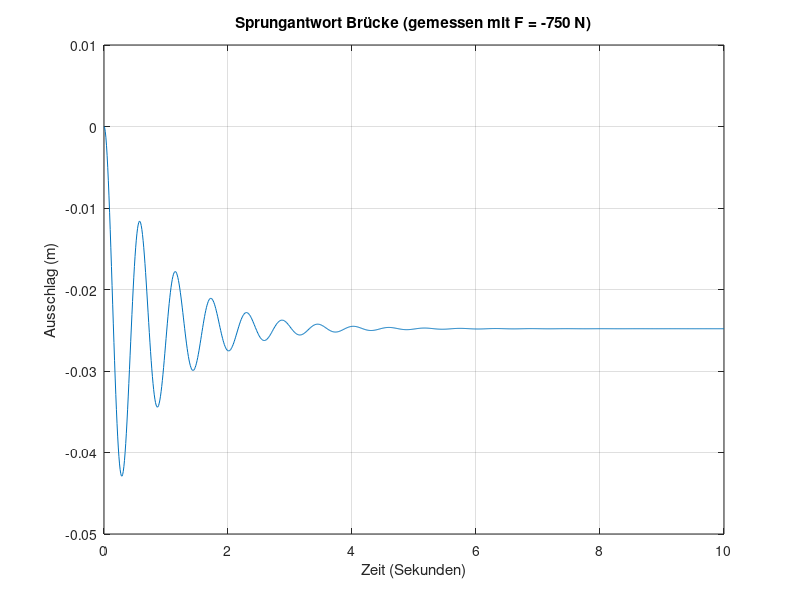
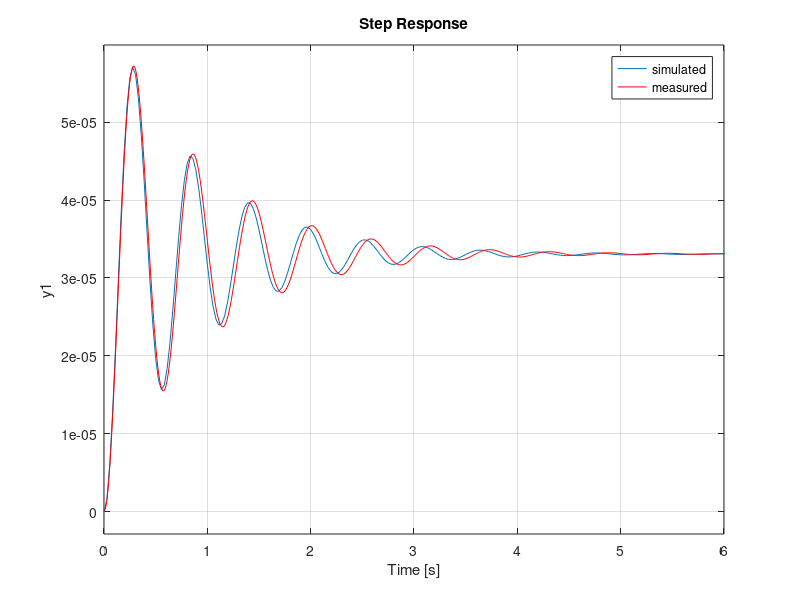
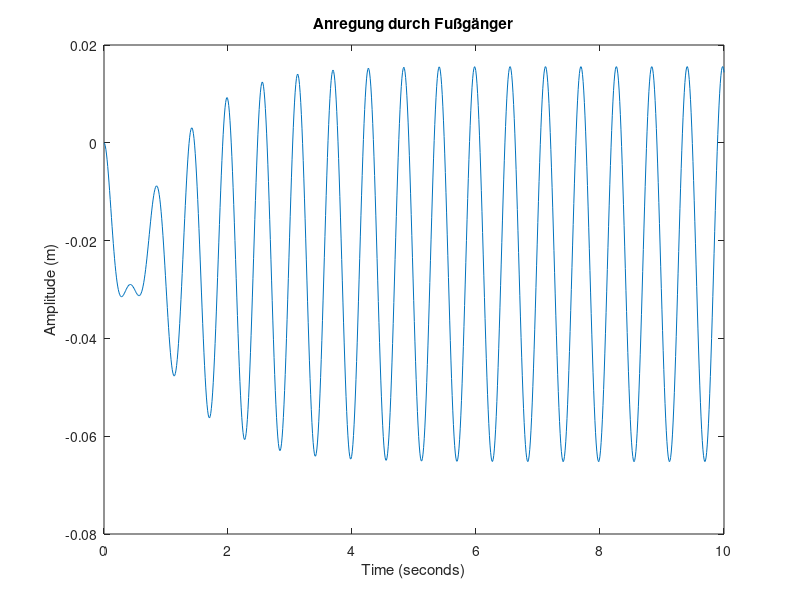

MATLAB code for these plots, in order: (Note: this script raises an error after producing the figures.)
%% MSP1 Labortermin 3 und 4 - 14.12.2014

%% Aufgabe 1 - Systemidentifikation
% y(t) ist Springantowrt auf u(t) = u0 * sigma(t)
% u0 = -750 N
clc; clear all; close all;

load('bruecke_sprung.mat', '-mat');
u0 = -750;

plot(t, y);
grid on;
title('Sprungantwort Brücke (gemessen mit F = -750 N)');
xlabel('Zeit (Sekunden)');
ylabel('Ausschlag (m)');

t1 = 0.29;
t2 = 0.57;
t3 = 0.861;
y1 = -0.0430/u0;
y2 = -0.0116/u0;
Kp = -0.0248/u0;

Delta_1 = Kp-y1;
Delta_2 = y2-Kp;

T_e = 2*(t2-t1);
omega_e = pi/(t2-t1);

Theta = log(Delta_1/Delta_2);
d = sqrt(Theta^2 / (Theta^2+pi^2) );

omega_0 = (Theta*2) / (T_e*d);

mB = 1/(omega_0^2*Kp);
rB = 2*d/(omega_0*Kp);
kB = 1/Kp;

% Eigenfrequenz der Brücke: omega_0 = 11,28 Hz
%% Aufgabe 2 - Analyse des Schwingverhaltens
sys_B = tf(1,[mB rB kB]);

%% 2a) Vergleich Theorie - gemessene Werte
figure;
step(sys_B);
hold;
plot(t, y/u0, '-r');
legend('simulated', 'measured');

% Die Parameter des Systems passen mit ausreichender Genauigkeit.

%% 2b) Anregung durch Fußgänger
u0 = -750;
u_A = 250;
f = 1.75;
u = u0 + u_A * sin(2*pi*f*t);

[y_ped t] = lsim(sys_B, u, t);
figure;
plot(t, y_ped);
title('Anregung durch Fußgänger');
xlabel('Time (seconds)');
ylabel('Amplitude (m)');

% Anregung des Systems mit einem Fußgänger:
% Einschwingzeit:  ca. 4,5 Sekunden
% Amplitude:       0,04 m

%% 2c) Amplitudengang

[H_orig, w_out] = freqresp(sys_B);
H = squeeze(H_orig);
Amp = abs(H);
plot(w_out, Amp);
title('Amplitudengang');
xlabel('Frequenz omega');
ylabel('Amplitude (m)');

y_max = 1.643e-4;
y_stat = Kp;

ResFaktor = y_max / y_stat;

% Die Resonanzüberhöhung beträgt ca. 5.

%% 3 - Schwingungstilger

% Parameter der Brücke siehe Aufgabe 1

% 3c) Test des Tilgers
close all;
dT = 0.1;   % in Aufgabe gegeben
mT = 25;    % in Aufgabe gegeben

kT = mT * omega_0^2;
rT = 2*dT*kT/omega_0;

b2 = mT;
b1 = rT;
b0 = kT;
a4 = mT*mB;
a3 = (mT+mB)*rT + mT*rB;
a2 = (mT+mB)*kT + mT*kB + rT*rB;
a1 = kB*rT + kT*rB;
a0 = kT*kB;

sys_ges = tf([b2 b1 b0],[a4 a3 a2 a1 a0]);

% A3c i)
hold on;
[H_orig_ges, w_out_ges] = freqresp(sys_ges);
H_ges = squeeze(H_orig_ges);
Amp_ges = abs(H_ges);
plot(w_out_ges, Amp_ges, '-r');     % System mit Tilger
plot(w_out, Amp);                   % System ohne Tilger
title('Amplitudengang');
xlabel('Frequenz omega');
ylabel('Amplitude (m)');
legend('mit Tilger', 'ohne Tilger');
grid on;
hold off;

% A3c ii)
figure;
pzmap(sys_ges, sys_B);
legend('mit Tilger', 'ohne Tilger');
grid on;

%% A3c iii)

% Sprungantwort Brücke mit/ ohne Tilger
figure;
[y3c_ges,t3c_ges] = step(sys_ges);  % mit Tilger
[y3c_B,t3c_B] = step(sys_B);        % ohne Tilger
plot(t3c_ges, y3c_ges*u0, t3c_B, y3c_B*u0); % skalieren und plotten
legend('mit Tilger', 'ohne Tilger');
title('Sprungantwort Brücke (simuliert mit F = -750 N)');
xlabel('Zeit (Sekunden)');
ylabel('Amplitude (m)');
grid on;

% Bewegung Tilger relativ zur Brücke
figure;
sys_T = tf([rT kT], [mT rT kT]);
[y3c_T,t3c_T] = lsim(sys_T, y3c_ges, t3c_ges);
y3c_Trel = y3c_ges-y3c_T;
plot(t3c_T, y3c_Trel*u0);
xlabel('Zeit (Sekunden)');
ylabel('Abstand zur Brücke rel. zur Ruhelage (m)');
title('Sprungantwort Tilger relativ zu Brücke (simuliert mit F = -750 N)');
grid on;

%% 3d) Tilger optimieren
% Masse mT wird beibehalten, dT und kT sollen so optimiert werden, 
% dass eine minimale Resonanzüberhöhung auftritt.
% Wie groß ist die Eigenfrequenz des Schwingungstilgers? 9.73 Hz

% automatisches Finden der Parameter:
% ----------------------------------

% Werte initialisieren:
Res_last = 100;
w_test = 5:0.1:25;
mT = 25;                % gegebener Wert
dT_s = 0.1;             % Startwert

% kT optimieren:
for kT_s = 2200:0.1:2500  % Bereich zum Finden der optimalen Frequenz

    omega_s = sqrt(kT_s / mT);
    rT_s = 2*dT_s*kT_s/omega_s;

    b2 = mT;
    b1 = rT_s;
    b0 = kT_s;
    a4 = mT*mB;
    a3 = (mT+mB)*rT_s + mT*rB;
    a2 = (mT+mB)*kT_s + mT*kB + rT_s*rB;
    a1 = kB*rT_s + kT_s*rB;
    a0 = kT_s*kB;

    opt_ges = tf([b2 b1 b0],[a4 a3 a2 a1 a0]);

    % Resonanzüberhöhung automatisch bestimmen:
    [H_o, w_o] = freqresp(opt_ges, w_test);
    H_o_x = squeeze(H_o);
    Amp_o = abs(H_o_x);

    y_max_o = max(Amp_o);
    y_step = step(opt_ges);
    y_stat_o = y_step(end);

    Res = y_max_o / y_stat_o;

    % Erneut durchführen während Res sich nach wie vor vermindert
    % den letzten optimalen Wert für Ausgabe sichern
    if Res > Res_last
        break;
    else      
        Res_last = Res;
        kT_opt = kT_s;
        rT_opt = rT_s;
        omega_opt = omega_s;
    end
end


% Werte initialisieren:
Res_last = 100;
w_test = 5:0.1:20;

% dT optimieren
for dT_s = 0.1:0.001:1     % Bereich zum Finden der optimalen Dämpfung
    
    rT_s = 2*dT_s*kT_opt/omega_opt;

    b2 = mT;
    b1 = rT_s;
    b0 = kT_opt;
    a4 = mT*mB;
    a3 = (mT+mB)*rT_s + mT*rB;
    a2 = (mT+mB)*kT_opt + mT*kB + rT_s*rB;
    a1 = kB*rT_s + kT_opt*rB;
    a0 = kT_opt*kB;

    opt_ges = tf([b2 b1 b0],[a4 a3 a2 a1 a0]);

    % Resonanzüberhöhung automatisch bestimmen:
    [H_o, w_o] = freqresp(opt_ges, w_test);
    H_o_x = squeeze(H_o);
    Amp_o = abs(H_o_x);

    y_max_o = max(Amp_o);
    y_step = step(opt_ges);
    y_stat_o = y_step(end);

    Res = y_max_o / y_stat_o;

    % Erneut durchführen während Res sich nach wie vor vermindert
    % den letzten optimalen Wert für Ausgabe sichern
    if Res > (Res_last+0.01)
        break;
    else      
        Res_last = Res;
        rT_opt = rT_s;
        dT_opt = omega_opt*rT_opt/(kT_opt*2);
    end
     
end

% System neuberechnen mit optimierten Werten:
% ---------------------------------------

% für manuelle Selektion:
% dT_s = 0.188;
% rT_opt = 2*dT_s*kT_opt/omega_opt;

b2 = mT;
b1 = rT_opt;
b0 = kT_opt;
a4 = mT*mB;
a3 = (mT+mB)*rT_opt + mT*rB;
a2 = (mT+mB)*kT_opt + mT*kB + rT_opt*rB;
a1 = kB*rT_opt + kT_opt*rB;
a0 = kT_opt*kB;

opt_ges = tf([b2 b1 b0],[a4 a3 a2 a1 a0]);

% Resonanzüberhöhung automatisch bestimmen:
[H_o, w_o] = freqresp(opt_ges);
H_o_x = squeeze(H_o);
Amp_o = abs(H_o_x);

y_max_o = max(Amp_o);
y_step = step(opt_ges);
y_stat_o = y_step(end);

Res = y_max_o / y_stat_o;

plot(w_o, Amp_o);
title('Amplitudengang');
xlabel('Frequenz omega');
ylabel('Amplitude (m)');
ylim([0 1.4e-4]);
grid on;


% Lösungen:
omega_opt
kT_opt
rT_opt
dT_opt

% TODO: publish values

%% A3d i)
% Sprungantwort Brücke mit/ ohne Tilger
figure;
[y3d_ges,t3d_ges] = step(opt_ges);  % mit Tilger
[y3d_B,t3d_B] = step(sys_B);        % ohne Tilger
plot(t3d_ges, y3d_ges*u0, t3d_B, y3d_B*u0); % skalieren und plotten
legend('mit Tilger', 'ohne Tilger');
xlabel('Zeit (Sekunden)');
ylabel('Amplitude (m)');
title('Sprungantwort Brücke (simuliert mit F = -750 N)');
grid on;

% Bewegung Tilger relativ zur Brücke
figure;
opt_T = tf([rT_opt kT_opt], [mT rT_opt kT_opt]);
[y3d_T,t3d_T] = lsim(opt_T, y3d_ges, t3d_ges);
y3d_Trel = y3d_ges-y3d_T;
plot(t3d_T, y3d_Trel*u0);
xlabel('Zeit (Sekunden)');
ylabel('Abstand zur Brücke rel. zur Ruhelage (m)');
title('Sprungantwort Tilger relativ zu Brücke (simuliert mit F = -750 N)');
grid on;

%% A3d ii)
% Reaktion der Brücke auf den Fußgänger
% - Bewegung der Brücke (mit/ ohne Tilger)
% - Bewegung des Tilgers relativ zur Brücke
% - Wie viel Platz braucht der Tilger?

% Anregung durch Fußgänger:
u0 = -750;
u_A = 250;
f = 1.75;
u = u0 + u_A * sin(2*pi*f*t);

% Amplitude
figure;
[y_ped t] = lsim(sys_B, u, t);
[y_ped_opt t] = lsim(opt_ges, u, t);
plot(t, y_ped, t, y_ped_opt);
title('Anregung durch Fußgänger');
xlabel('Time (seconds)');
ylabel('Amplitude (m)');
legend('ohne Tilger', 'mit optimiertem Tilger');

% Tilger relativ zu Brücke
figure;
opt_T = tf([rT_opt kT_opt], [mT rT_opt kT_opt]);  % optimierter Tilger
[y_ped_opt t] = lsim(opt_ges, u, t);              % Brücke+Tilger
[y3d_T t3d_T] = lsim(opt_T, y_ped_opt, t);  % Tilger: u := Brücke

y3d_Trel = y_ped_opt-y3d_T;
plot(t3d_T, y3d_Trel);
xlabel('Zeit (Sekunden)');
ylabel('Abstand zur Brücke rel. zur Ruhelage (m)');
title('Bewegung Tilger relativ zu Brücke (simuliert mit Fußgänger)');
grid on;


% Platz für Tilger
t_min = min(y3d_Trel);
t_max = max(y3d_Trel);

% Der Tilger benötigt einen Mindestabstand von ca. 5,5 cm zur Brücke.

